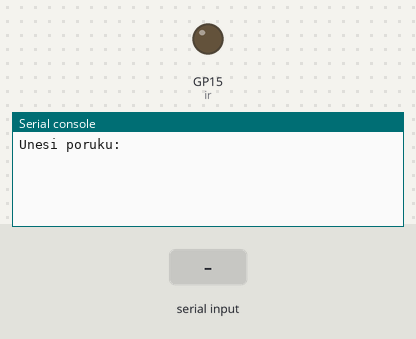
Simulated run of this program. Board: Raspberry Pi Pico running MicroPython. Shown: output pins drawn as LEDs (lit = HIGH), the last lines printed to the serial console. Inputs (shaded band) come from the test bench.

Above: at 1.2 s.
1.3 s: "1" typed at the serial console, then Enter
At 1.31 s:
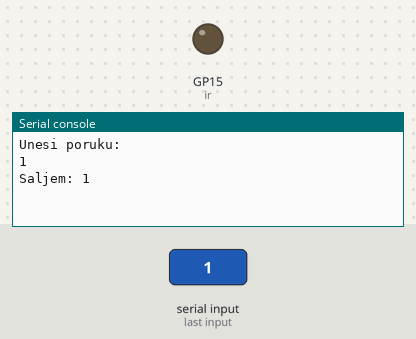
At 2.7 s:
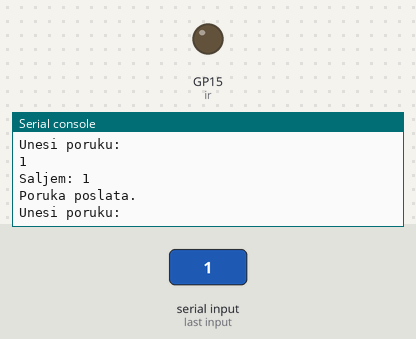

Measured:
- after the input at 1.3 s, the serial console: prints a new line at once (image 1)

The program:

main.py
```python
from machine import Pin, PWM
from time import sleep_us, sleep_ms

ir = PWM(Pin(15))
ir.freq(38000)
ir.duty_u16(0)


def burst(us):
    ir.duty_u16(32768)
    sleep_us(us)
    ir.duty_u16(0)


def pauza(us):
    sleep_us(us)


def send_byte(value):
    # Start
    burst(4000)
    pauza(4000)

    # 8 bits, least-significant bit first
    for i in range(8):
        bit = (value >> i) & 1
        burst(600)

        if bit == 0:
            pauza(600)
        else:
            pauza(1600)

    burst(600)
    sleep_ms(10)


def send_message(text):
    for char in text:
        send_byte(ord(char))

    # 10 marks the end of the message
    send_byte(10)


while True:
    text = input("Unesi poruku: ").upper()
    print("Saljem:", text)
    send_message(text)
    print("Poruka poslata.")
```
